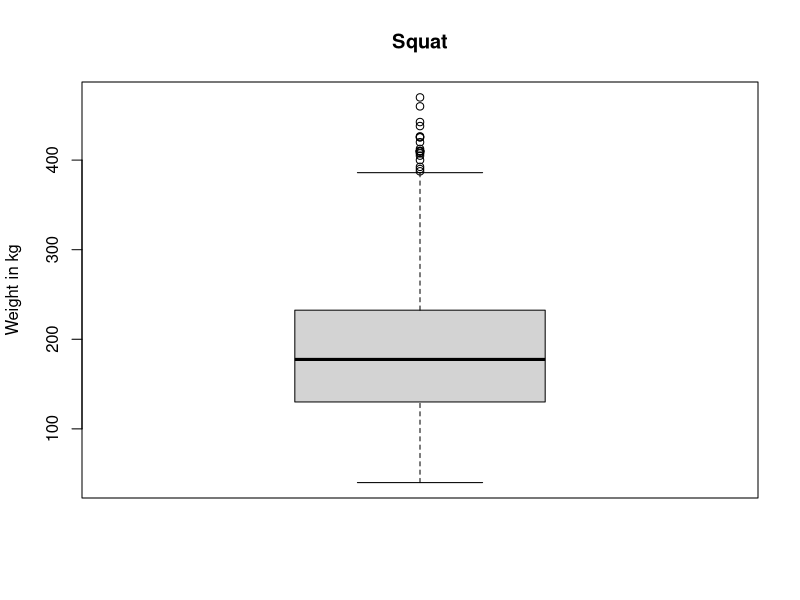

Generate this figure with R:
## ---- chunk 1
knitr::opts_chunk$set(echo = FALSE)
library(readr)
## ---- chunk 2
data <- read.csv("shiny/data/openpowerlifting.csv")
boxplot(data$Best3SquatKg, main = "Squat", ylab = "Weight in kg")
## ---- chunk 3
str(data)
